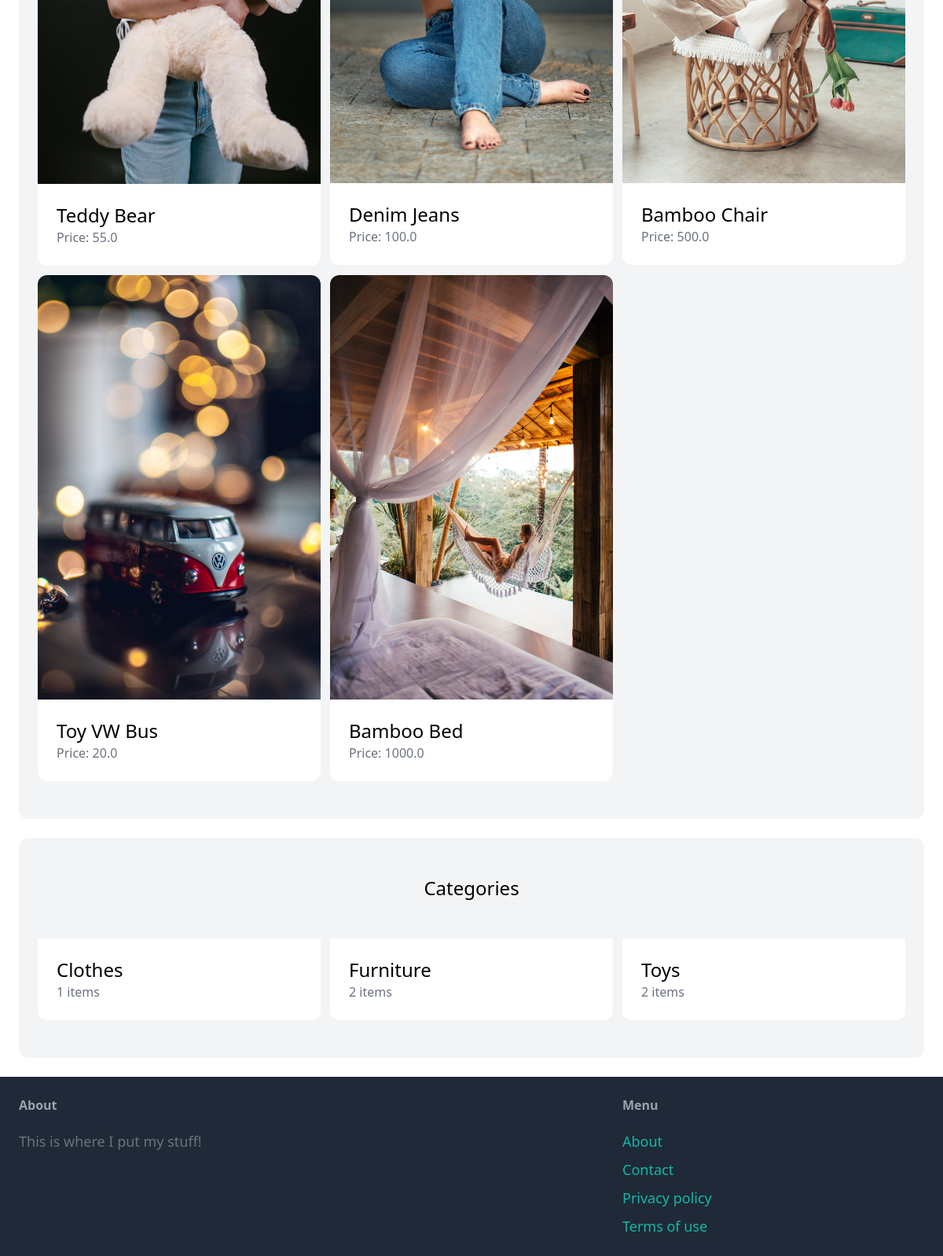
/ (lower part), run on an earlier commit of the app's database.
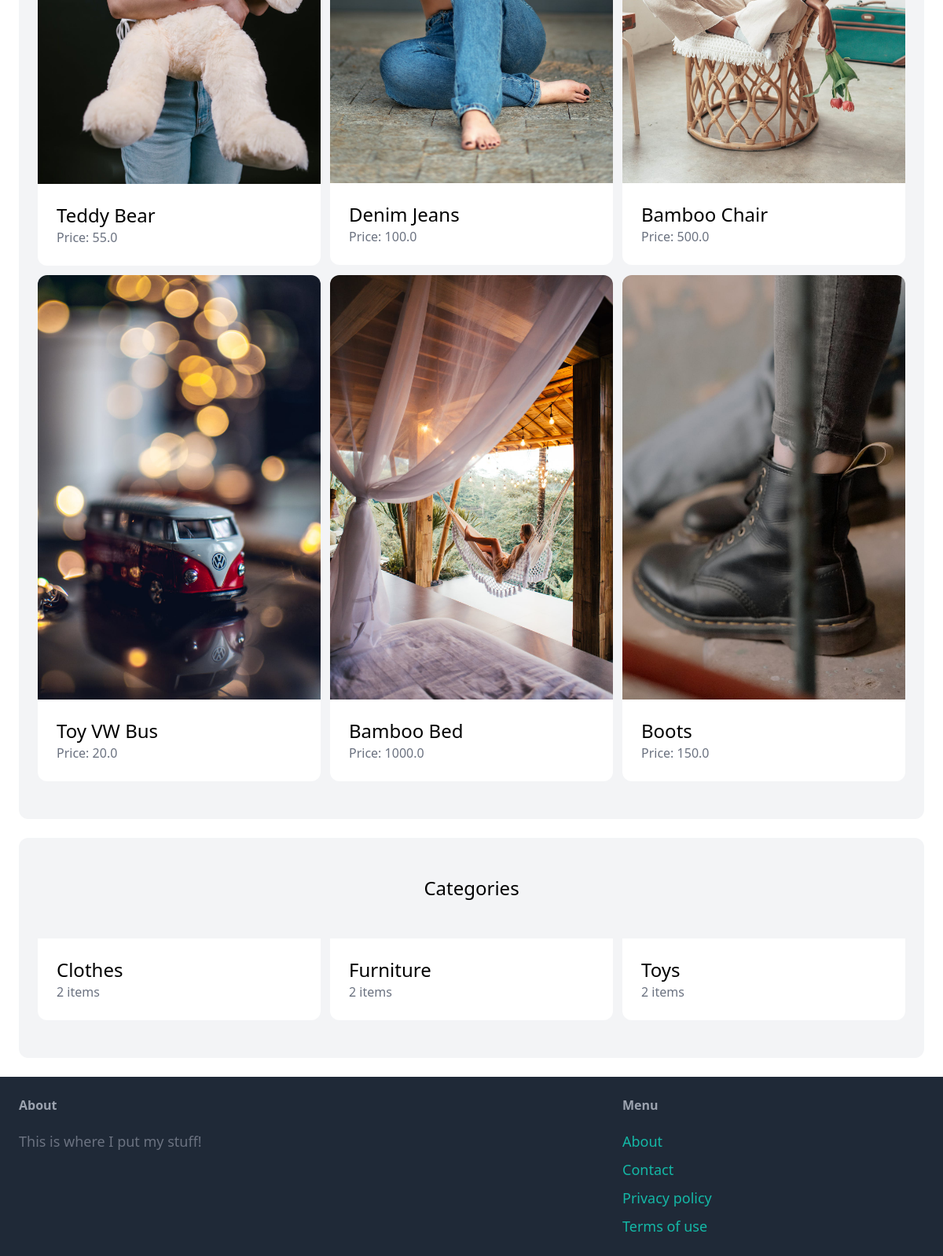
And on a later commit of the database.
### item/models.py (models this page shows, shortened)
class Item(models.Model):
    category = models.ForeignKey(Category, related_name='items', on_delete=models.CASCADE)
    name = models.CharField(max_length=255)
    description = models.TextField(blank=True, null=True)
    price = models.FloatField()
    image = models.ImageField(upload_to='item_images', blank=True, null=True)
    is_sold = models.BooleanField(default=False)
    created_by = models.ForeignKey(User, related_name='items', on_delete=models.CASCADE)
    created_at = models.DateTimeField(auto_now_add=True)

class Category(models.Model):
    name = models.CharField(max_length=255)
    class Meta:
        ordering = ('name',)
        verbose_name_plural = "Categories"

### core/views.py (the view)
# urls.py: path('', views.index, name='index'),
def index(request):
    items = Item.objects.filter(is_sold=False)[0:6]
    categories = Category.objects.all()
    return render(request, 'core/index.html', {
        'categories': categories,
        'items': items,
    })

### core/templates/core/index.html (shortened to what this page needs)
{% extends 'core/base.html'%}
{% block content %}
<div class="mt-6 px-6 py-12 bg-gray-100 rounded-xl">
  <div class="grid grid-cols-3 gap-3">
    {% for item in items %}
    <div>
      <a href="{% url 'item:detail' item.id %}">
        <div>
          <img src="{{ item.image.url }}" class="rounded-t-xl" />
        </div>
        <div class="p-6 bg-white rounded-b-xl">
          <h2 class="text-2xl">{{ item.name }}</h2>
          <p class="text-gray-500">Price: {{ item.price }}</p>
        </div>
      </a>
    </div>
    {% endfor %}
  </div>
</div>
<div class="mt-6 px-6 py-12 bg-gray-100 rounded-xl">
  <h2 class="mb-12 text-2xl text-center">Categories</h2>
  <div class="grid grid-cols-3 gap-3">
    {% for category in categories %}
    <div>
      <a href="#">
        <div class="p-6 bg-white rounded-b-xl">
          <h2 class="text-2xl">{{ category.name }}</h2>
          <p class="text-gray-500">{{ category.items.count }} items</p>
        </div>
      </a>
    </div>
    {% endfor %}
  </div>
</div>
{% endblock %}

What changed in the data, as far as the page shows it:
added Item: image (picture), name "Boots", price "150.0"
computed for Category "Clothes": items.count "1" → "2"
